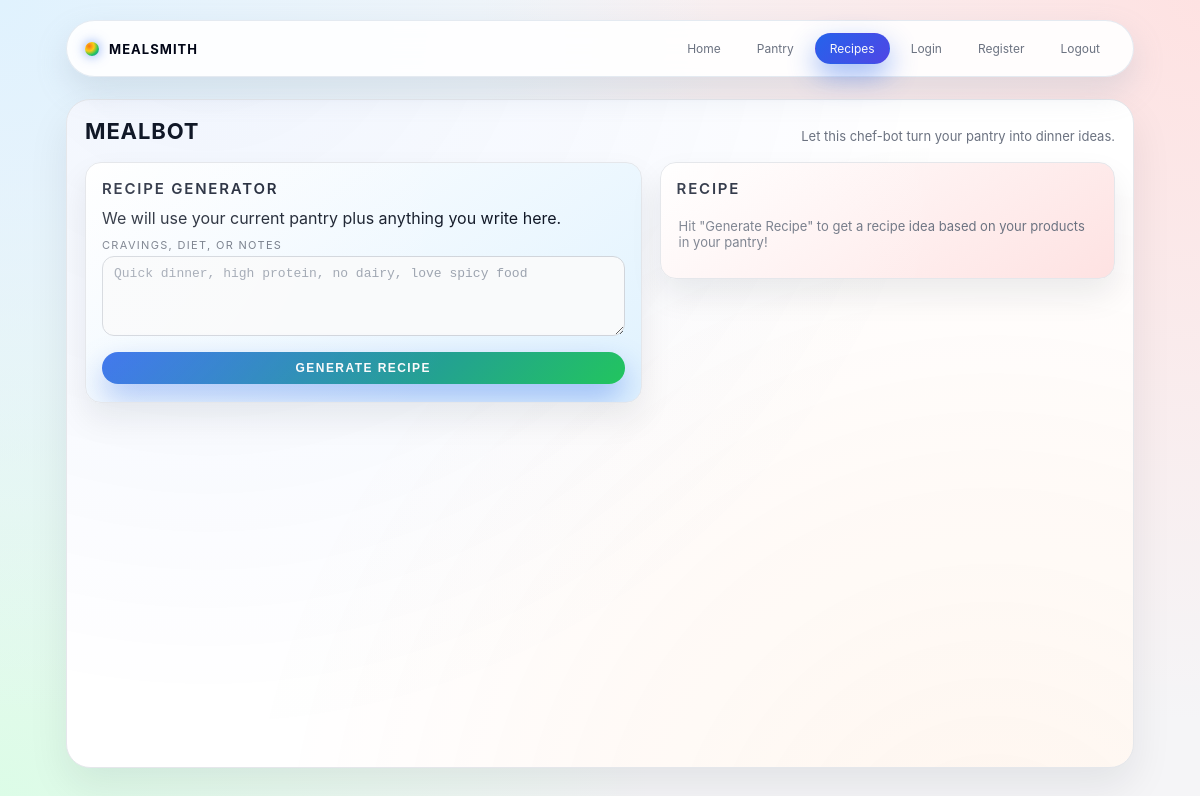
Before: /recipes (signed in) with the older database file.
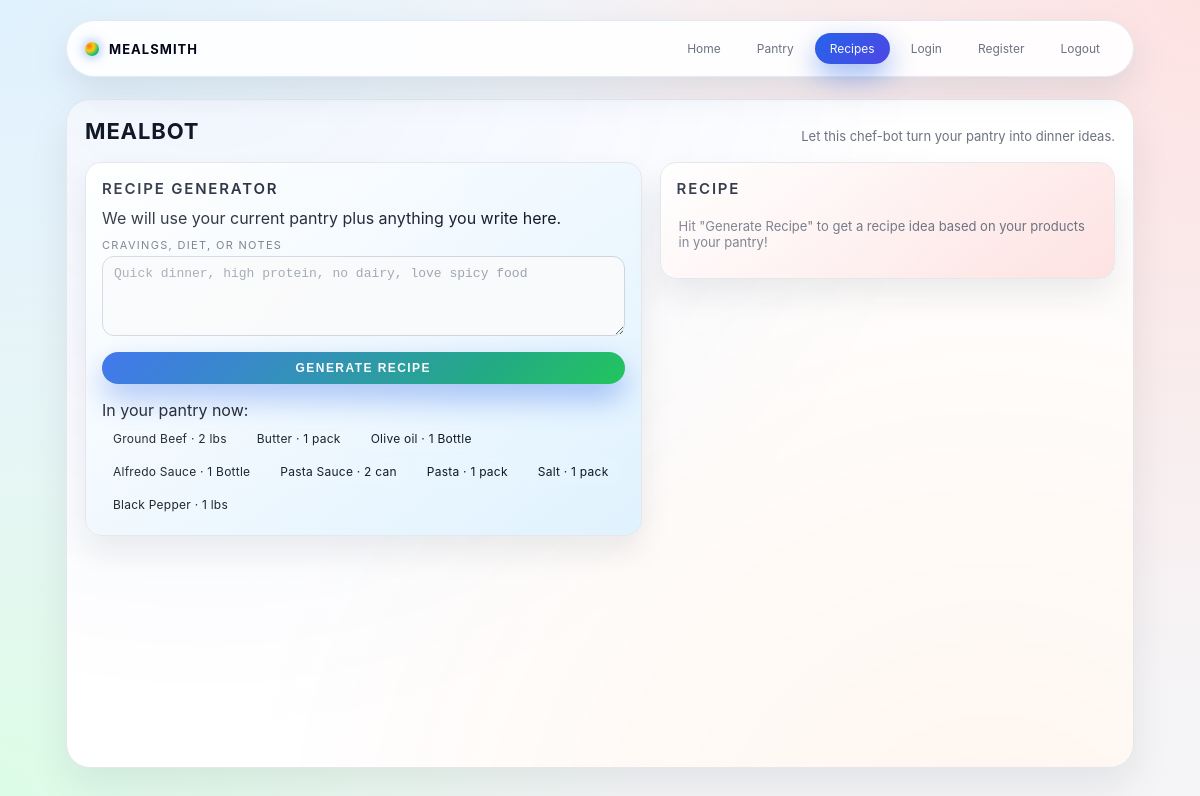
After: the same page with the newer database file.
### app.py (models this page shows)
class Ingredient(db.Model):
    id= db.Column(db.Integer, primary_key=True)
    name= db.Column(db.String(120), nullable=False)
    quantity= db.Column(db.String(64), nullable=True)
    unit= db.Column(db.String(64), nullable= True)
    expires_on= db.Column(db.Date, nullable=True)
    user_id= db.Column(db.Integer, db.ForeignKey("user.id"), nullable=False)

### app.py (the view)
@app.route("/recipes", methods=["GET", "POST"])
def recipes():
    if "user_id" not in session:
        return redirect(url_for("login"))
    items= Ingredient.query.filter_by(user_id=session["user_id"]).order_by(Ingredient.expires_on.is_(None), Ingredient.expires_on).all()
    recipe= None
    if request.method== "POST":
        notes= request.form.get("notes", "").strip()
        recipe= generate_recipe(items, notes)
    return render_template("recipes.html", items=items, recipe=recipe)

### templates/recipes.html
{% extends "base.html" %}
{% block content %}
<section class="panel">
    <div class="panel-header">
        <h1>MealBot</h1>
        <p>Let this chef-bot turn your pantry into dinner ideas.</p>
    </div>
    <div class="panel-body grid">
        <div class="card">
            <h2>Recipe Generator</h2>
            <form method="post" action="{{url_for('recipes')}}" class="form">
                <p class="small">We will use your current pantry plus anything you write here.</p>
                <label>
                    Cravings, diet, or notes
                    <textarea name="notes" rows="4" placeholder="Quick dinner, high protein, no dairy, love spicy food"></textarea>
                </label>
                <button type="submit" class="btn primary">Generate Recipe</button>
            </form>
            {% if items %}
            <div class="chip-list">
                <p class="small">In your pantry now:</p>
                <div class="chips">
                    {% for item in items %}
                    <span class="chip">
                        {{ item.name }}
                        {% if item.quantity %} · {{ item.quantity }}{% endif %}
                        {% if item.unit %} {{ item.unit }}{% endif %}
                    </span>
                    {% endfor %}
                </div>
            </div>
            {% endif %}
        </div>
        <div class="card">
            <h2>Recipe</h2>
            {% if recipe %}
                <h3>{{ recipe.title }}</h3>
                {% if recipe.description %}
                <p class="muted">{{ recipe.description }}</p>
                {% endif %}
                <h4>Ingredients</h4>
                <ul class="list">
                    {% for line in recipe.ingredients %}
                    <li>{{ line }}</li>
                    {% endfor %}
                </ul>
                <h4>Steps</h4>
                <ol class="list">
                    {% for step in recipe.steps %}
                    <li>{{ step }}</li>
                    {% endfor %}
                </ol>
                {% else %}
                    <p class="empty">Hit "Generate Recipe" to get a recipe idea based on your products in your pantry!</p>
                {% endif %}
        </div>
    </div>
</section>
{% endblock %}

Changed rows visible on the page:
added Ingredient: name "Ground Beef", quantity "2", unit "lbs"
added Ingredient: name "Butter", quantity "1", unit "pack"
added Ingredient: name "Olive oil", quantity "1", unit "Bottle"
added Ingredient: name "Alfredo Sauce", quantity "1", unit "Bottle"
added Ingredient: name "Pasta Sauce", quantity "2", unit "can"
added Ingredient: name "Pasta", quantity "1", unit "pack"
added Ingredient: name "Salt", quantity "1", unit "pack"
added Ingredient: name "Black Pepper", quantity "1", unit "lbs"
Other visible differences:
text now shown: "In your pantry now:"
